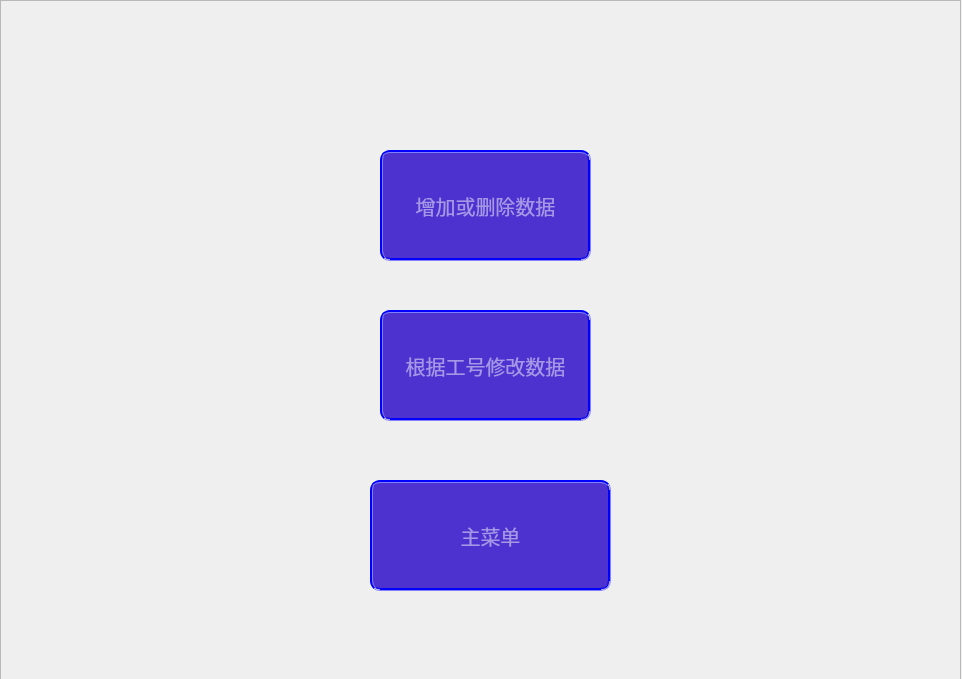
<?xml version="1.0" encoding="UTF-8"?>
<ui version="4.0">
 <class>change</class>
 <widget class="QWidget" name="change">
  <property name="geometry">
   <rect>
    <x>0</x>
    <y>0</y>
    <width>962</width>
    <height>679</height>
   </rect>
  </property>
  <property name="windowTitle">
   <string>Form</string>
  </property>
  <widget class="QPushButton" name="returnButton">
   <property name="geometry">
    <rect>
     <x>370</x>
     <y>480</y>
     <width>241</width>
     <height>111</height>
    </rect>
   </property>
   <property name="font">
    <font>
     <family>汉仪秦川飞影W</family>
     <pointsize>15</pointsize>
    </font>
   </property>
   <property name="styleSheet">
    <string notr="true">QPushButton{
   border-radius: 10px;
   border: 3px groove blue;
   background-color:rgba(36, 3, 199,0.8);;
   color:rgba(255, 255, 255,0.5);
   
}
QPushButton:hover{
   border-radius: 10px;
   border: 3px groove white;
   background-color:rgba(36, 3, 199,1);;
   color:rgb(255, 255, 255);
}
QPushButton:pressed{
   border-radius: 10px;
   border: 3px groove black;
   background-color:rgba(110, 209, 255,0.9);;
   color:rgba(255, 255, 255,0.9);
}</string>
   </property>
   <property name="text">
    <string>主菜单</string>
   </property>
  </widget>
  <widget class="QPushButton" name="addButton">
   <property name="geometry">
    <rect>
     <x>380</x>
     <y>150</y>
     <width>211</width>
     <height>111</height>
    </rect>
   </property>
   <property name="font">
    <font>
     <family>汉仪秦川飞影W</family>
     <pointsize>15</pointsize>
    </font>
   </property>
   <property name="styleSheet">
    <string notr="true">QPushButton{
   border-radius: 10px;
   border: 3px groove blue;
   background-color:rgba(36, 3, 199,0.8);;
   color:rgba(255, 255, 255,0.5);
   
}
QPushButton:hover{
   border-radius: 10px;
   border: 3px groove white;
   background-color:rgba(36, 3, 199,1);;
   color:rgb(255, 255, 255);
}
QPushButton:pressed{
   border-radius: 10px;
   border: 3px groove black;
   background-color:rgba(110, 209, 255,0.9);;
   color:rgba(255, 255, 255,0.9);
}</string>
   </property>
   <property name="text">
    <string>增加或删除数据</string>
   </property>
  </widget>
  <widget class="QPushButton" name="chanButton">
   <property name="geometry">
    <rect>
     <x>380</x>
     <y>310</y>
     <width>211</width>
     <height>111</height>
    </rect>
   </property>
   <property name="font">
    <font>
     <family>汉仪秦川飞影W</family>
     <pointsize>15</pointsize>
    </font>
   </property>
   <property name="styleSheet">
    <string notr="true">QPushButton{
   border-radius: 10px;
   border: 3px groove blue;
   background-color:rgba(36, 3, 199,0.8);;
   color:rgba(255, 255, 255,0.5);
   
}
QPushButton:hover{
   border-radius: 10px;
   border: 3px groove white;
   background-color:rgba(36, 3, 199,1);;
   color:rgb(255, 255, 255);
}
QPushButton:pressed{
   border-radius: 10px;
   border: 3px groove black;
   background-color:rgba(110, 209, 255,0.9);;
   color:rgba(255, 255, 255,0.9);
}</string>
   </property>
   <property name="text">
    <string>根据工号修改数据</string>
   </property>
  </widget>
  <widget class="QFrame" name="frame">
   <property name="geometry">
    <rect>
     <x>0</x>
     <y>0</y>
     <width>961</width>
     <height>691</height>
    </rect>
   </property>
   <property name="styleSheet">
    <string notr="true">#frame{
    background-image:url(:/new/1/others/1.jpg)
}</string>
   </property>
   <property name="frameShape">
    <enum>QFrame::StyledPanel</enum>
   </property>
   <property name="frameShadow">
    <enum>QFrame::Raised</enum>
   </property>
  </widget>
  <zorder>frame</zorder>
  <zorder>returnButton</zorder>
  <zorder>addButton</zorder>
  <zorder>chanButton</zorder>
 </widget>
 <resources/>
 <connections/>
</ui>
